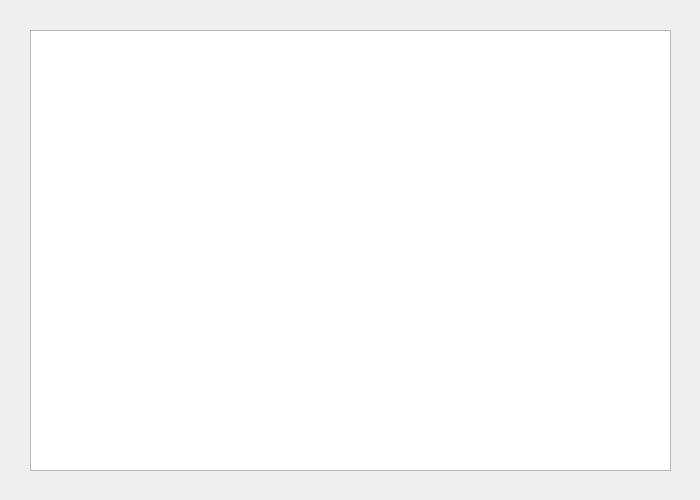
<?xml version="1.0" encoding="UTF-8"?>
<ui version="4.0">
 <class>Database</class>
 <widget class="QDialog" name="Database">
  <property name="geometry">
   <rect>
    <x>0</x>
    <y>0</y>
    <width>700</width>
    <height>500</height>
   </rect>
  </property>
  <property name="windowTitle">
   <string>Dialog</string>
  </property>
  <widget class="QWidget" name="layoutWidget">
   <property name="geometry">
    <rect>
     <x>30</x>
     <y>30</y>
     <width>641</width>
     <height>441</height>
    </rect>
   </property>
   <layout class="QVBoxLayout" name="verticalLayout">
    <item>
     <widget class="QTableWidget" name="tableDB"/>
    </item>
    <item>
     <layout class="QHBoxLayout" name="horizontalLayout"/>
    </item>
   </layout>
  </widget>
 </widget>
 <resources/>
 <connections/>
</ui>
